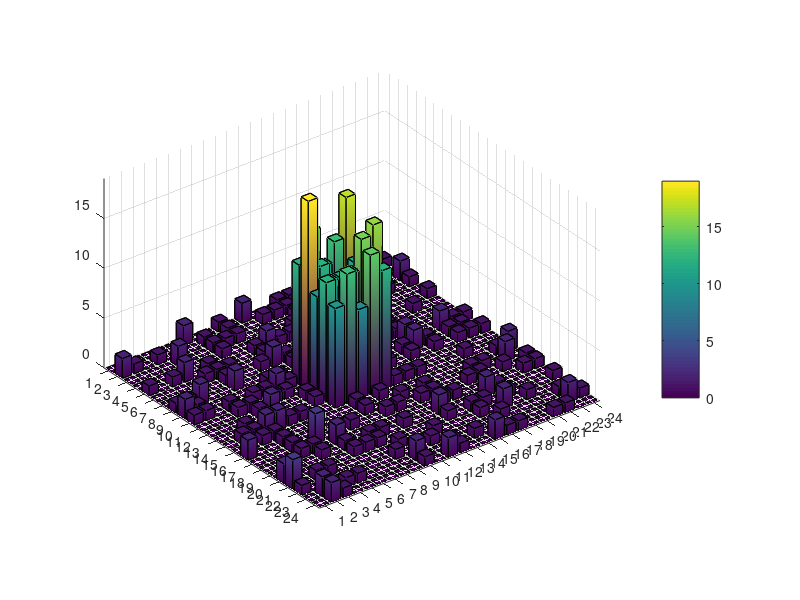
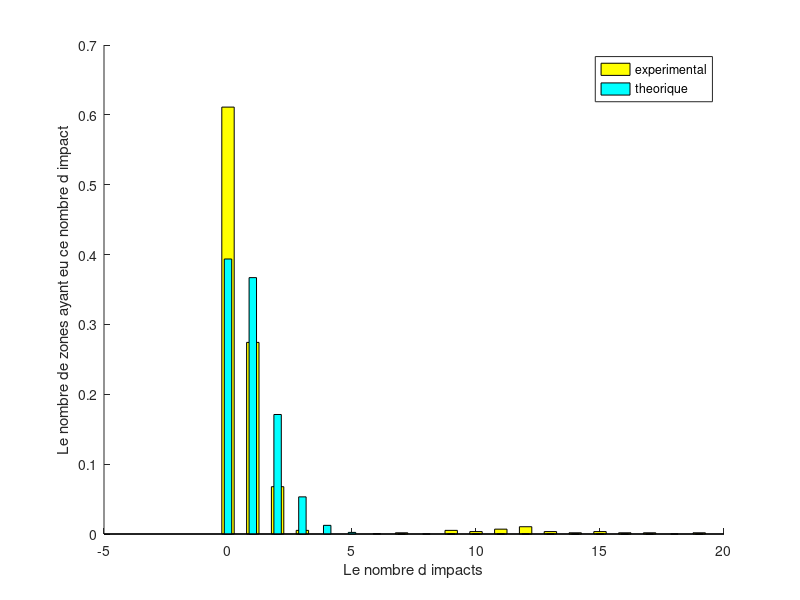

MATLAB code for these plots, in order:
% Dans cette cas, un certaines nombre d'impacts sont choisi
% aleatoirement sur tout les cases.
% La reste sont choisit sur une portition des cases.

clear all;close all; hold on; grid on;

n_cases=24;
cx=[1:n_cases];
cy=[1:n_cases];
[CX,CY]=meshgrid(cx,cy);

figure(1);
M = zeros (n_cases,n_cases);

n_impacts=537;
n_impacts_rand = 250;

for i=1:n_impacts_rand

    x=randi(n_cases);
    y=randi(n_cases);
    
    M(x,y)=M(x,y)+1;
end

% La portion cible est une carre au centre de hauteur 5
aire_cible = 5;
for i=1:(n_impacts-n_impacts_rand)

    x=9+randi(5);
    y=9+randi(5);
    
    M(x,y)=M(x,y)+1;
end


b=bar3(M);
colorbar;

for i = 1:length(b)
      zdata = get(b(i),'Zdata');
      set(b(i),'Cdata',zdata);
      set(b,'EdgeColor','k','FaceColor','interp');
 
end

figure(2);hold on;
n_zones = n_cases*n_cases;

% La Probabilite theorique
M=M(:); % il mets les 24X24 par une ligne
m = max(M);
absM = [0:m];
m1 = hist(M,absM);
bar(absM,m1/n_zones,0.5,'y');
xlabel('Le nombre d impacts');
ylabel('Le nombre de zones ayant eu ce nombre d impact');

% Le probabilite theorique:
% On considere un loi de Poisson
A = sum (M) / length(M); % Le parametre de notre loi de Poisson

Poi = zeros (0,m+1);
for k = 0:m
    Poi(k+1)= A^(k) / factorial(k);   
end
Poi = Poi*exp(-A);

bar(absM,Poi,0.3,'c');
legend('experimental','theorique');
